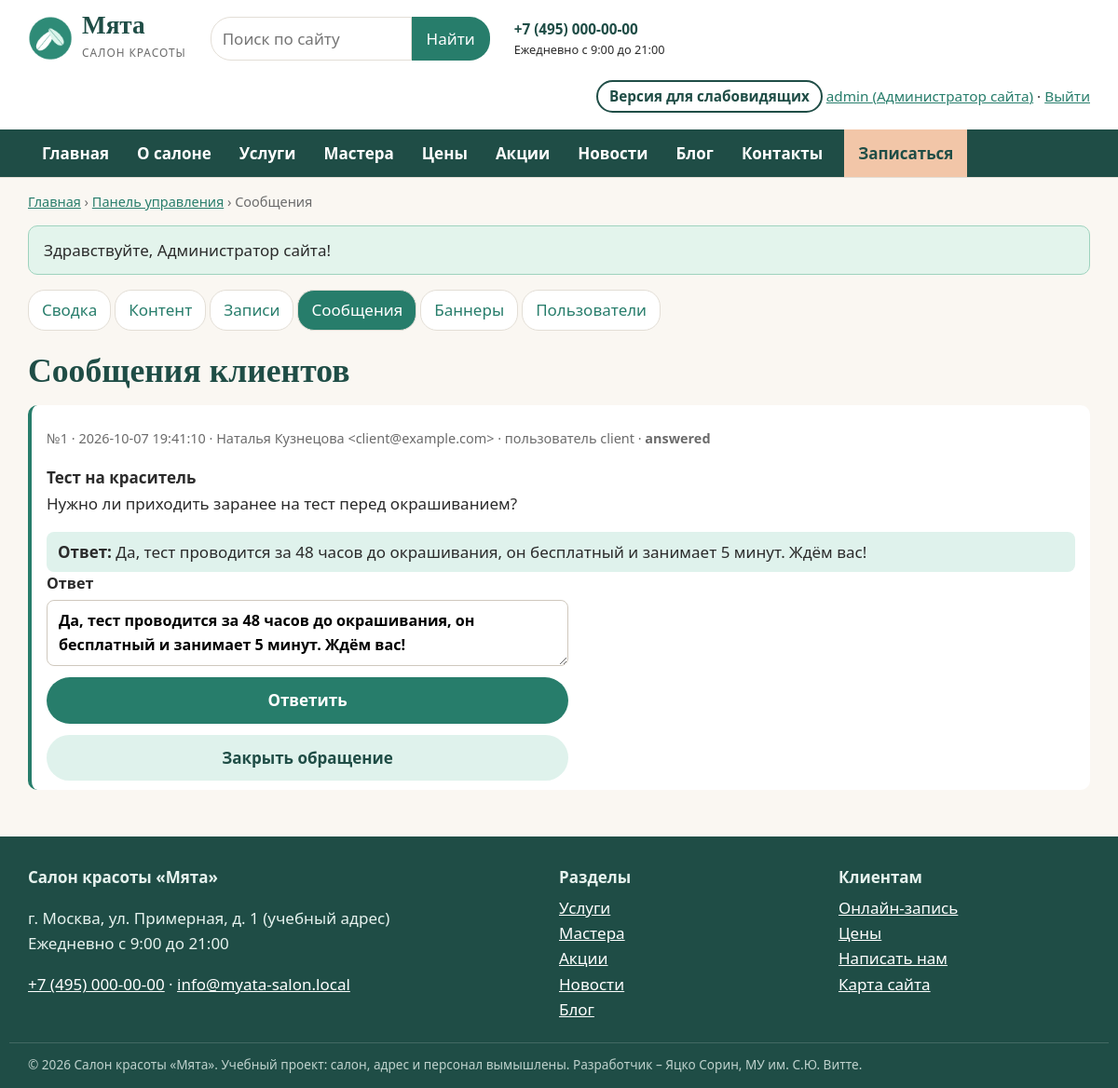
Page /admin/messages.php (signed in) on the committed database.
### tables this page shows
CREATE TABLE users (
  id INT AUTO_INCREMENT PRIMARY KEY,
  login VARCHAR(40) NOT NULL UNIQUE,
  password_hash VARCHAR(255) NOT NULL,
  name VARCHAR(100) NOT NULL,
  email VARCHAR(120) NOT NULL UNIQUE,
  phone VARCHAR(30) NOT NULL DEFAULT '',
  role ENUM('admin','manager','client') NOT NULL DEFAULT 'client',
  is_active TINYINT(1) NOT NULL DEFAULT 1,
  created_at DATETIME NOT NULL DEFAULT CURRENT_TIMESTAMP
);

CREATE TABLE messages (
  id INT AUTO_INCREMENT PRIMARY KEY,
  user_id INT NULL,
  name VARCHAR(100) NOT NULL,
  email VARCHAR(120) NOT NULL,
  subject VARCHAR(150) NOT NULL,
  body TEXT NOT NULL,
  reply TEXT NULL,
  replied_by INT NULL,
  replied_at DATETIME NULL,
  status ENUM('new','answered','closed') NOT NULL DEFAULT 'new',
  created_at DATETIME NOT NULL DEFAULT CURRENT_TIMESTAMP,
  CONSTRAINT fk_messages_user FOREIGN KEY (user_id) REFERENCES users(id) ON DELETE SET NULL,
  CONSTRAINT fk_messages_admin FOREIGN KEY (replied_by) REFERENCES users(id) ON DELETE SET NULL
);

CREATE TABLE sections (
  code VARCHAR(20) PRIMARY KEY,
  title VARCHAR(60) NOT NULL,
  description VARCHAR(255) NOT NULL,
  sort INT NOT NULL DEFAULT 0
);

### config.php (called while the page is built, shortened)
<?php
$config = [
    'db_host'   => 'localhost',
    'db_port'   => 3306,
    'db_name'   => 'salon_myata',
    'db_user'   => 'root',
    'db_pass'   => '',
    'site_name' => 'Салон красоты «Мята»',
    'phone'     => '+7 (495) 000-00-00',
    'email'     => 'info@myata-salon.local',
    'address'   => 'г. Москва, ул. Примерная, д. 1 (учебный адрес)',
    'hours'     => 'Ежедневно с 9:00 до 21:00',
];
return $config;

### includes/bootstrap.php (called while the page is built, shortened)
<?php
$CONFIG = require __DIR__ . '/../config.php';
try {
    $pdo = new PDO(
        sprintf('mysql:host=%s;port=%d;dbname=%s;charset=utf8mb4',
            $CONFIG['db_host'], $CONFIG['db_port'], $CONFIG['db_name']),
        $CONFIG['db_user'],
        $CONFIG['db_pass'],
        [PDO::ATTR_ERRMODE => PDO::ERRMODE_EXCEPTION, PDO::ATTR_DEFAULT_FETCH_MODE => PDO::FETCH_ASSOC]
    );
} catch (PDOException $e) {
    http_response_code(500);
    exit('<h1>Нет подключения к базе данных</h1><p>Проверьте настройки в config.php '
        . 'и импортируйте database/salon_myata.sql.</p>');
}
require __DIR__ . '/functions.php';
require __DIR__ . '/auth.php';

### includes/auth.php (called while the page is built, shortened)
<?php
function current_user(): ?array
{
    static $user = false;
    if ($user === false) {
        $user = null;
        if (!empty($_SESSION['uid'])) {
            $st = db()->prepare('SELECT id, login, name, email, phone, role FROM users WHERE id = ? AND is_active = 1');
            $st->execute([$_SESSION['uid']]);
            $user = $st->fetch() ?: null;
        }
    }
    return $user;
}
function require_login(): array
{
    $u = current_user();
    return $u;
}
function require_role(string ...$roles): array
{
    $u = require_login();
    return $u;
}

### admin/messages.php (the view, shortened to what this page needs)
<?php
require __DIR__ . '/../includes/bootstrap.php';
$me = require_role('admin', 'manager');
$rows = db()->query("SELECT m.*, u.login FROM messages m LEFT JOIN users u ON u.id = m.user_id
    ORDER BY m.status = 'new' DESC, m.created_at DESC")->fetchAll();
$crumbs = [['Панель управления', url('admin/index.php')], ['Сообщения']];
require __DIR__ . '/../includes/header.php';
require __DIR__ . '/_nav.php';
?>
<h1>Сообщения клиентов</h1>
<?php foreach ($rows as $m): ?>
    <div class="msg msg-<?= e($m['status']) ?>">
        <p class="meta">№<?= (int) $m['id'] ?> · <?= e($m['created_at']) ?> · <?= e($m['name']) ?> &lt;<?= e($m['email']) ?>&gt;
            <?= $m['login'] ? '· пользователь ' . e($m['login']) : '· гость (ответ на e-mail)' ?> · <strong><?= e($m['status']) ?></strong></p>
        <p><strong><?= e($m['subject']) ?></strong><br><?= nl2br(e($m['body'])) ?></p>
        <?php if ($m['reply']): ?><div class="reply"><strong>Ответ:</strong> <?= nl2br(e($m['reply'])) ?></div><?php endif; ?>
        <?php if ($m['status'] !== 'closed'): ?>
        <form method="post" class="form"><?= csrf_field() ?><input type="hidden" name="id" value="<?= (int) $m['id'] ?>">
            <label>Ответ <textarea name="reply" rows="2"><?= e($m['reply'] ?? '') ?></textarea></label>
            <button class="btn" name="action" value="reply">Ответить</button>
            <button class="btn btn-light" name="action" value="close">Закрыть обращение</button></form>
        <?php endif; ?>
    </div>
<?php endforeach; ?>
<?php require __DIR__ . '/../includes/footer.php'; ?>

### includes/header.php (shortened to what this page needs)
<?php
$v = vi();
$user = current_user();
$crumbs = $crumbs ?? [];
$current = substr($_SERVER['SCRIPT_NAME'], strlen(ROOT_URL) + 1);
$curSection = $_GET['s'] ?? '';
$menu = [
    ['index.php', 'Главная', ''], ['about.php', 'О салоне', ''],
    ['section.php', 'Услуги', 'services'], ['section.php', 'Мастера', 'masters'],
    ['prices.php', 'Цены', ''], ['section.php', 'Акции', 'promo'],
    ['section.php', 'Новости', 'news'], ['section.php', 'Блог', 'blog'],
    ['contacts.php', 'Контакты', ''],
];
$bodyClass = $v['on'] ? 'vi vi-size-' . $v['size'] . ' vi-' . $v['scheme']
    . ($v['img'] ? '' : ' vi-noimg') . ($v['space'] ? ' vi-space' : '') : '';
?>
<!doctype html>
<html lang="ru">
<head>
    <link rel="stylesheet" href="<?= e(url('assets/css/style.css')) ?>">
</head>
<body class="<?= e($bodyClass) ?>">
<header class="site-header">
    <div class="wrap header-top">
        <a class="logo" href="<?= e(url()) ?>">
            <img src="<?= e(url('assets/img/logo.png')) ?>" alt="" width="48" height="48">
            <span><strong>Мята</strong><small>салон красоты</small></span>
        </a>
        <form class="search" action="<?= e(url('search.php')) ?>" method="get" role="search">
            <input id="q" type="search" name="q" placeholder="Поиск по сайту" value="<?= e($_GET['q'] ?? '') ?>">
            <button type="submit">Найти</button>
        </form>
        <div class="header-contacts">
            <a href="tel:<?= e(preg_replace('/[^\d+]/', '', cfg('phone'))) ?>"><?= e(cfg('phone')) ?></a>
            <small><?= e(cfg('hours')) ?></small>
        </div>
        <div class="header-actions">
            <?php if (!$v['on']): ?>
                <a class="btn-vi" href="<?= e(url('vi.php?vi=1&back=' . urlencode($_SERVER['REQUEST_URI'] ?? ''))) ?>"
                   title="Версия для слабовидящих">Версия для слабовидящих</a>
            <?php endif; ?>
            <?php if ($user): ?>
                <a href="<?= e(url($user['role'] === 'client' ? 'cabinet.php' : 'admin/index.php')) ?>">
                    <?= e($user['login']) ?> (<?= e(ROLES[$user['role']]) ?>)</a> ·
                <a href="<?= e(url('logout.php')) ?>">Выйти</a>
            <?php else: ?>
                <a href="<?= e(url('login.php')) ?>">Вход</a> · <a href="<?= e(url('register.php')) ?>">Регистрация</a>
            <?php endif; ?>
        </div>
    </div>
    <nav class="main-nav" aria-label="Главное меню">
        <div class="wrap">
            <ul>
                <?php foreach ($menu as [$file, $label, $menuSec]):
                    $href = $menuSec ? "section.php?s=$menuSec" : $file;
                    $active = $current === $file && ($menuSec === '' || $menuSec === $curSection); ?>
                    <li><a href="<?= e(url($href)) ?>"<?= $active ? ' class="active" aria-current="page"' : '' ?>><?= e($label) ?></a></li>
                <?php endforeach; ?>
                <li><a class="nav-cta" href="<?= e(url('booking.php')) ?>">Записаться</a></li>
            </ul>
        </div>
    </nav>
</header>
<main id="main" class="wrap">
<?php if ($crumbs): ?>
    <nav class="crumbs" aria-label="Навигационная цепочка">
        <a href="<?= e(url()) ?>">Главная</a>
        <?php foreach ($crumbs as $crumb): ?> › <?= isset($crumb[1]) ? '<a href="' . e($crumb[1]) . '">' . e($crumb[0]) . '</a>' : '<span>' . e($crumb[0]) . '</span>' ?><?php endforeach; ?>
    </nav>
<?php endif; ?>
<?= flashes() ?>

### includes/footer.php (shortened to what this page needs)
</main>
<footer class="site-footer">
    <div class="wrap footer-grid">
        <div>
            <strong>Салон красоты «Мята»</strong>
            <p><?= e(cfg('address')) ?><br><?= e(cfg('hours')) ?></p>
            <p><a href="tel:<?= e(preg_replace('/[^\d+]/', '', cfg('phone'))) ?>"><?= e(cfg('phone')) ?></a> ·
               <a href="mailto:<?= e(cfg('email')) ?>"><?= e(cfg('email')) ?></a></p>
        </div>
        <div>
            <strong>Разделы</strong>
            <ul>
                <?php foreach (sections() as $code => $s): ?>
                    <li><a href="<?= e(url('section.php?s=' . $code)) ?>"><?= e($s['title']) ?></a></li>
                <?php endforeach; ?>
            </ul>
        </div>
        <div>
            <strong>Клиентам</strong>
            <ul>
                <li><a href="<?= e(url('booking.php')) ?>">Онлайн-запись</a></li>
                <li><a href="<?= e(url('prices.php')) ?>">Цены</a></li>
                <li><a href="<?= e(url('contacts.php')) ?>">Написать нам</a></li>
                <li><a href="<?= e(url('sitemap.php')) ?>">Карта сайта</a></li>
            </ul>
        </div>
    </div>
    <div class="wrap footer-note">
        © 2026 Салон красоты «Мята». Учебный проект: салон, адрес и персонал вымышлены.
        Разработчик – Яцко Сорин, МУ им. С.Ю. Витте.
    </div>
</footer>
</body>
</html>

### assets/css/style.css (style rules this page uses)
:root { --mint: #277D6B; --mint-dark: #1F4D46; --mint-light: #DFF2EC; --cream: #FAF7F2; --peach: #F2C6A8; --text: #2B2B2B; --muted: #6B6B6B; --line: #E3DED6; --white: #FFFFFF; --radius: 14px; --font: "Segoe UI", Roboto, "PT Sans", Arial, sans-serif; --font-head: Georgia, "PT Serif", "Times New Roman", serif; }
* { box-sizing: border-box; }
html { font-size: 17px; }
body { margin: 0; font-family: var(--font); color: var(--text); background: var(--cream); line-height: 1.6; }
a { color: var(--mint); }
h1, h2, h3 { font-family: var(--font-head); color: var(--mint-dark); line-height: 1.25; }
h1 { font-size: 2.1rem; margin: .6em 0 .4em; }
img { max-width: 100%; height: auto; display: block; }
.wrap { max-width: 1180px; margin: 0 auto; padding: 0 20px; }
.site-header { background: var(--white); border-bottom: 1px solid var(--line); }
.header-top { display: flex; align-items: center; gap: 18px 26px; padding: 14px 20px; flex-wrap: wrap; }
.logo { display: flex; align-items: center; gap: 10px; text-decoration: none; color: var(--mint-dark); }
.logo strong { display: block; font-family: var(--font-head); font-size: 1.6rem; line-height: 1; }
.logo small { color: var(--muted); letter-spacing: .08em; text-transform: uppercase; font-size: .7rem; }
.search { display: flex; flex: 0 1 300px; min-width: 200px; }
.search input { flex: 1; min-width: 0; padding: 9px 12px; border: 1px solid var(--line); border-radius: 22px 0 0 22px; font: inherit; }
.search button { flex-shrink: 0; padding: 9px 16px; border: 0; background: var(--mint); color: #fff; border-radius: 0 22px 22px 0; cursor: pointer; font: inherit; }
.header-contacts { display: flex; flex-direction: column; font-size: .9rem; }
.header-contacts a { font-weight: 700; text-decoration: none; color: var(--mint-dark); }
.header-actions { margin-left: auto; font-size: .9rem; text-align: right; }
.btn-vi { display: inline-block; border: 2px solid var(--mint-dark); border-radius: 20px; padding: 3px 12px; text-decoration: none; color: var(--mint-dark); font-weight: 600; margin-bottom: 4px; }
.main-nav { background: var(--mint-dark); }
.main-nav ul { list-style: none; margin: 0; padding: 0; display: flex; flex-wrap: wrap; }
.main-nav a { display: block; padding: 12px 15px; color: #fff; text-decoration: none; font-weight: 600; }
.main-nav .nav-cta { background: var(--peach); color: var(--mint-dark); border-radius: 0; margin-left: 8px; }
.crumbs { font-size: .85rem; margin-top: 14px; color: var(--muted); }
.btn { display: inline-block; background: var(--mint); color: #fff !important; padding: 11px 24px; border-radius: 26px; text-decoration: none; border: 0; cursor: pointer; font: inherit; font-weight: 600; align-self: flex-start; }
.btn-light { background: var(--mint-light); color: var(--mint-dark) !important; }
.card time, .news-item time, .meta { font-size: .85rem; color: var(--muted); }
.form { display: grid; gap: 12px; max-width: 560px; }
.form label { display: flex; flex-direction: column; gap: 4px; font-weight: 600; font-size: .95rem; }
.form input, .form select, .form textarea { font: inherit; padding: 9px 12px; border: 1px solid #CFC8BD; border-radius: 8px; background: #fff; }
.msg { background: var(--white); border-radius: 10px; padding: 10px 16px; margin-bottom: 12px; border-left: 4px solid var(--mint); }
.reply { background: var(--mint-light); padding: 8px 12px; border-radius: 8px; }
.site-footer { background: var(--mint-dark); color: #E6F2EE; margin-top: 50px; padding: 30px 0 14px; }
.site-footer a { color: #fff; }
.footer-grid { display: grid; grid-template-columns: 2fr 1fr 1fr; gap: 30px; }
.footer-grid ul { list-style: none; padding: 0; margin: 6px 0; }
.footer-note { font-size: .8rem; opacity: .8; margin-top: 16px; border-top: 1px solid rgba(255,255,255,.2); padding-top: 12px; }

### rows in the picture
users: login "admin", role "Администратор сайта"
messages: id "1", created_at "2026-10-07 19:41:10", name "Наталья Кузнецова", email "client@example.com", user.login "client", status "answered", subject "Тест на краситель", body "Нужно ли приходить заранее на тест перед окрашиванием?", reply "Да, тест проводится за 48 часов до окрашивания, он бесплатный и занимает 5 минут. Ждём вас!"
sections: title "Услуги"
sections: title "Мастера"
sections: title "Акции"
sections: title "Новости"
sections: title "Блог"

### other values in the picture
cfg('phone') "+7 (495) 000-00-00"
cfg('hours') "Ежедневно с 9:00 до 21:00"
$label "Главная"
$label "О салоне"
$label "Услуги"
$label "Мастера"
$label "Цены"
$label "Акции"
$label "Новости"
$label "Блог"
$label "Контакты"
$crumb[0] "Панель управления"
$crumb[0] "Сообщения"
$text "Здравствуйте, Администратор сайта!"
$l "Сводка"
